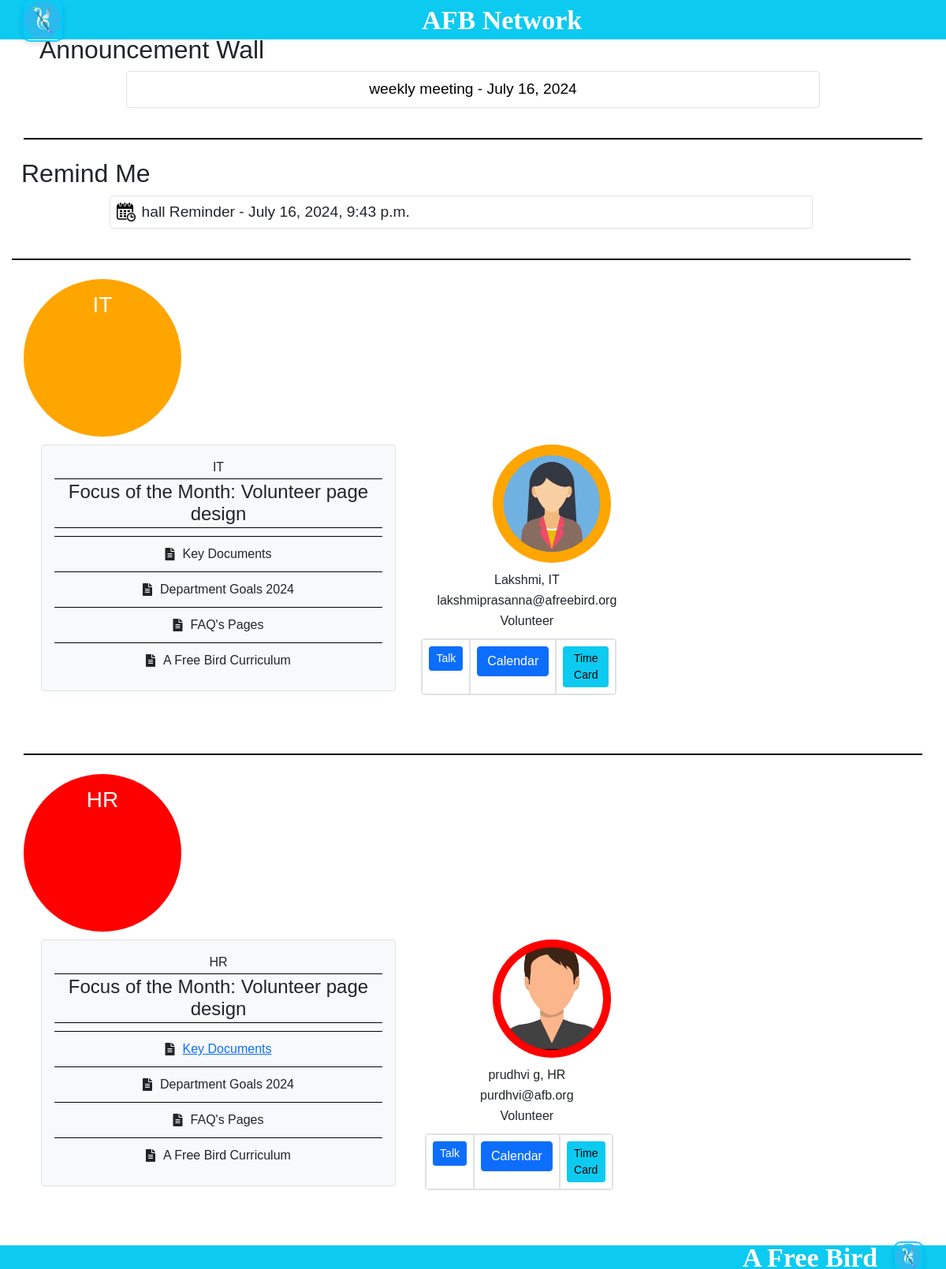
The app's page / (signed in) with its own data.
### afb_network/models.py (models this page shows, shortened)
class Announcement(models.Model):
    title = models.CharField(max_length=255)
    content = models.TextField()
    date = models.DateField()

class Reminder(models.Model):
    event_title = models.CharField(max_length=255,default="Reminder")
    remind_at = models.DateTimeField()

class Department(models.Model):
    name = models.CharField(max_length=100)
    description = models.TextField()
    key_documents = models.FileField(upload_to='department_documents/', blank=True, null=True)  # Changed to FileField
    goals= models.FileField(upload_to='department_goals/', blank=True, null=True)  # Changed to FileField
    faqs= models.FileField(upload_to='department_faqs/', blank=True, null=True)  # Changed to FileField
    curriculum= models.FileField(upload_to='department_curriculum/', blank=True, null=True)  # Changed to FileField

class EmployeeProfile(models.Model):
    user = models.OneToOneField(User, on_delete=models.CASCADE)
    position = models.CharField(max_length=100)
    bio = models.TextField()
    start_date = models.DateField(blank=True, null=True)
    end_date = models.DateField(blank=True, null=True)
    department = models.ForeignKey(Department, on_delete=models.CASCADE)  # Changed from CharField to ForeignKey
    image = models.ImageField(upload_to='profile_images/', blank=True, null=True)  # Add this line

### afb_network/views.py (the view)
# urls.py: path('', views.profile_page, name='profile'),
def profile_page(request):
    departments = Department.objects.all()
    profiles = EmployeeProfile.objects.select_related('user', 'department').all()
    announcements = Announcement.objects.all()
    reminders = Reminder.objects.all()
    groups = Group.objects.all()
    context = {
        'departments': departments,
        'profiles': profiles,
        'announcements': announcements,
        'reminders': reminders,
        'groups': groups,
    }
    return render(request, 'profile_list.html', context)

### afb_network/source/templates/profile_list.html (shortened to what this page needs)
{% load static %}
<!DOCTYPE html>
<html lang="en">
<head>
    <link href="https://stackpath.bootstrapcdn.com/bootstrap/5.1.0/css/bootstrap.min.css" rel="stylesheet">
    <link rel="stylesheet" href="https://cdnjs.cloudflare.com/ajax/libs/font-awesome/5.15.3/css/all.min.css">
    <link href="{% static 'css/profile.css' %}" rel="stylesheet">
    <link href="{% static 'css/dashboard.css' %}" rel="stylesheet">
    <link href='https://cdn.jsdelivr.net/npm/fullcalendar@5.11.0/main.min.css' rel='stylesheet' />
</head>
<body>
    <header class="d-flex align-items-center justify-content-between bg-info text-white p-2">
        <img src="{% static 'images/logo.png' %}" alt="Logo" class="logo">
        <div class="title">AFB Network</div>
    </header>
    <section id="announcement" class="container my-4">
        <h2 class="text-dark">Announcement Wall</h2>
        <div class="announcements">
            {% for announcement in announcements %}
            <div class="announcement bg-white border rounded p-2 mb-2">
                <div class="announcement-text">
                    <p>{{ announcement.title }} - {{ announcement.date }}</p>
                </div>
            </div>
            {% endfor %}
        </div>
    </section>
    <section id="remind-me" class="container my-4">
        <h2>Remind Me</h2>
        <div class="reminder-container">
            {% for reminder in reminders %}
            <div class="reminder d-flex align-items-center bg-white border rounded p-2 mb-2">
                <img src="{% static 'images/calendar_icon.jpg' %}" alt="Calendar Icon" class="calendar-icon me-2">
                {{ reminder.event_title }} - {{ reminder.remind_at }}
            </div>
            {% endfor %}
        </div>
    </section>
    {% for department in departments %}
    <section id="department-{{ department.name|lower }}" class="container my-4">
        <div class="department-section row">
            <div class="department-bubble col-12 col-md-3 text-center p-3 {{ department.name|lower }}">
                <h3>{{ department.name }}</h3>
            </div>
            <div class="department-content col-12 col-md-9">
                <div class="department-details bg-light border rounded p-3 mb-3">
                    <p>{{ department.name }}</p>
                    <h4>Focus of the Month: {{ department.focus_of_the_month }} Volunteer page design</h4>
                    <div class="document-fields">
                        <div class="section">
                            <i class="fas fa-file-alt"></i>
                            {% if department.key_documents %}
                            <a href="{{ department.key_documents.url }}" target="_blank">Key Documents</a>
                            {% else %}
                            Key Documents
                            {% endif %}
                        </div>
                        <div class="section">
                            <i class="fas fa-file-alt"></i>
                            {% if department.goals %}
                            <a href="{{ department.goals.url }}" target="_blank">Department Goals 2024</a>
                            {% else %}
                            Department Goals 2024
                            {% endif %}
                        </div>
                        <div class="section">
                            <i class="fas fa-file-alt"></i>
                            {% if department.faqs %}
                            <a href="{{ department.faqs.url }}" target="_blank">FAQ's Pages</a>
                            {% else %}
                            FAQ's Pages
                            {% endif %}
                        </div>
                        <div class="section">
                            <i class="fas fa-file-alt"></i>
                            {% if department.curriculum %}
                            <a href="{{ department.curriculum.url }}" target="_blank">A Free Bird Curriculum</a>
                            {% else %}
                            A Free Bird Curriculum
                            {% endif %}
                        </div>
                    </div>
                </div>
                <div class="user-profiles row">
                    {% for profile in department.employeeprofile_set.all %}
                    <div class="user-profile col-6 col-md-4 col-lg-3 text-center mb-4">
                        <div class="bubble {{ department.name|lower }} mx-auto"
                            data-username="{{ profile.user.username }}" data-email="{{ profile.user.email }}"
                            data-startdate="{{ profile.start_date }}" data-enddate="{{ profile.end_date }}">
                            {% if profile.image %}
                            <img src="{{ profile.image.url }}" alt="Profile Image" class="profile-image">
                            {% else %}
                            <img src="{% static 'images/default.png' %}" alt="Profile Image" class="profile-image">
                            {% endif %}
                        </div>
                        <div class="user-info mt-2">
                            <p class="user-name">{{ profile.user.get_full_name }}, {{ department.name }}</p>
                            <p class="user-email">{{ profile.user.email }}</p>
                            <p class="user-position">{{ profile.position }}</p>
                            <div class="employee-options-container">
                                <div class="employee-option">
                                    <a href="{% url 'talk_url_name' profile.user.id %}"
                                        class="btn btn-primary btn-sm">Talk</a>
                                </div>
                                <div class="employee-option">
                                    <a href="{% url 'user_calendar' user.id %}" class="btn btn-primary">Calendar</a>
                                </div>
                                <div class="employee-option">
                                    <a href="{% url 'time_card_url_name' profile.user.id %}"
                                        class="btn btn-info btn-sm">Time Card</a>
                                </div>
                            </div>
                        </div>
                    </div>
                    {% endfor %}
                </div>
            </div>
        </div>
    </section>
    {% endfor %}
    <footer class="d-flex align-items-center justify-content-between bg-info text-white p-2">
        <div class="title">A Free Bird</div>
        <img src="{% static 'images/logo.png' %}" alt="Logo" class="logo">
    </footer>
</body>
</html>

### afb_network/source/static/css/profile.css (style rules this page uses)
body { font-family: Arial, sans-serif; margin: 0; padding: 0; }
header { background-color: #00c3ff; padding: 10px 0; color: white; display: flex; align-items: center; justify-content: space-between; width: 100%; height: 50px; }
header > div.title { flex-grow: 1; text-align: center; font-size: 34px; font-family: 'Lucida Handwriting', cursive; font-weight: bolder; margin: 0 auto; }
.logo { margin-left: 20px; height: 55px; width: auto; border: 2px solid #00c3ff; border-radius: 10px; box-shadow: 0 4px 6px rgba(0, 0, 0, 0.1); opacity: 0.9; }
.title { font-size: 24px; font-weight: bold; }
section { width: 100%; margin: 0; padding: 0; box-sizing: border-box; border-bottom: 2px solid black; padding-bottom: 20px; margin-bottom: 20px; }
.announcements, .reminder-container { display: flex; flex-direction: column; align-items: center; margin-bottom: 10px; }
.announcement, .reminder { align-items: center; padding: 10px; margin-bottom: 10px; width: 80%; background-color: white; border-radius: 5px; text-align: center; font-size: larger; }
#announcement-wall, #remind-me, #departments { margin: 15px; line-height: 20px; }
#announcement { padding: 20px; margin-top: 40px; }
.announcement-text p { margin: 0; color: black; }
footer { background-color: #00c3ff; padding: 10px 0; color: white; display: flex; align-items: center; justify-content: space-between; width: 100%; height: 30px; }
footer .logo { margin-right: 20px; height: 40px; }
footer > div.title { flex-grow: 1; text-align: right; font-size: 34px; font-family: 'Lucida Handwriting', cursive; font-weight: bolder; margin: 0; }
header, footer { position: fixed; left: 0; width: 100%; z-index: 1000; }
header { top: 0; }
footer { bottom: 0; }
.department-section { display: flex; flex-direction: column; margin-bottom: 30px; }
.user-info { text-align: center; margin-left: 10px; }
.user-info p { margin: 2px 0; font-size: 1rem; margin-left: 20px; }
.calendar-icon { vertical-align: middle; margin-right: 5px; width: 24px; height: auto; }
.department-details { border: 1px solid; padding: 2px; margin: 10px 0; background-color: #f9f9f9; box-shadow: none; width: 350px; margin-left: 10px; }
.department-details h4, .department-details p { border-bottom: 1px solid black; padding-bottom: 2px; margin-bottom: 2px; margin-left: 0px; text-align: center; }
.department-details > :last-child { border-bottom: none; }
.department-content { display: flex; align-items: flex-start; }
.department-details { flex: 0 0 450px; }
.department-details .section { border-top: 1px solid black; padding-top: 10px; margin-top: 10px; display: flex; align-items: center; justify-content: center; margin-bottom: 10px; }
.department-details .section i, .department-details .section span { display: block; }
.department-details .section i { margin-right: 10px; flex-shrink: 0; }
.user-profiles { display: flex; flex-wrap: wrap; gap: 20px; justify-content: space-evenly; }
.user-profile { margin: 10px; display: flex; flex-direction: column; align-items: center; position: relative; flex: 0 1 calc(18% - 20px); }
.employee-option { border: 1px solid #dee2e6; padding: 8px; text-align: center; }
.employee-options-container { display: flex; justify-content: space-around; border: 1px solid #dee2e6; border-radius: 5px; margin-top: 10px; }

### afb_network/source/static/css/dashboard.css (style rules this page uses)
.department-section { display: flex; align-items: flex-start; margin-bottom: 30px; }
.department-bubble { width: 200px; height: 200px; border-radius: 50%; color: white; text-align: center; line-height: 100px; margin-right: 20px; }
.bubble, .department-bubble { animation: bubbleMove 3s ease-in-out infinite; }
.bubble { padding: 10px; width: 150px; height: 150px; border-radius: 50%; background-color: white; color: black; text-align: center; flex-shrink: 0; gap: 20px; }
.bubble img { width: 100%; height: 100%; border-radius: 50%; object-fit: cover; }
.it { background-color: orange; }
.hr { background-color: red; }
.announcement { display: flex; align-items: center; justify-content: flex-start; margin-bottom: 20px; }
.announcement-text { flex-grow: 1; text-align: center; }

### records on screen
Announcement: title "weekly meeting", date "July 16, 2024"
Reminder: event_title "hall Reminder", remind_at "July 16, 2024, 9:43 p.m."
Department: name "IT", key_documents "Key Documents", goals "Department Goals 2024", faqs "FAQ's Pages", curriculum "A Free Bird Curriculum"
EmployeeProfile: image (placeholder picture), user.get_full_name "Lakshmi", user.email "lakshmiprasanna@afreebird.org", position "Volunteer"
Department: name "HR", goals "Department Goals 2024", faqs "FAQ's Pages", curriculum "A Free Bird Curriculum"
EmployeeProfile: image (picture), user.get_full_name "prudhvi g", user.email "purdhvi@afb.org", position "Volunteer"
